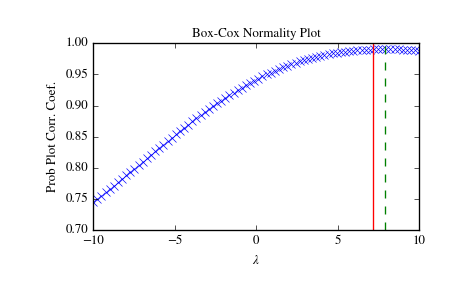

Source code (Python):
from scipy import stats
import matplotlib.pyplot as plt
np.random.seed(1234)  # make this example reproducible

# Generate some data and determine optimal ``lmbda`` in various ways:

x = stats.loggamma.rvs(5, size=30) + 5
y, lmax_mle = stats.boxcox(x)
lmax_pearsonr = stats.boxcox_normmax(x)

lmax_mle
# 7.177...
lmax_pearsonr
# 7.916...
stats.boxcox_normmax(x, method='all')
# array([ 7.91667384,  7.17718692])

fig = plt.figure()
ax = fig.add_subplot(111)
stats.boxcox_normplot(x, -10, 10, plot=ax)
ax.axvline(lmax_mle, color='r')
ax.axvline(lmax_pearsonr, color='g', ls='--')

plt.show()
